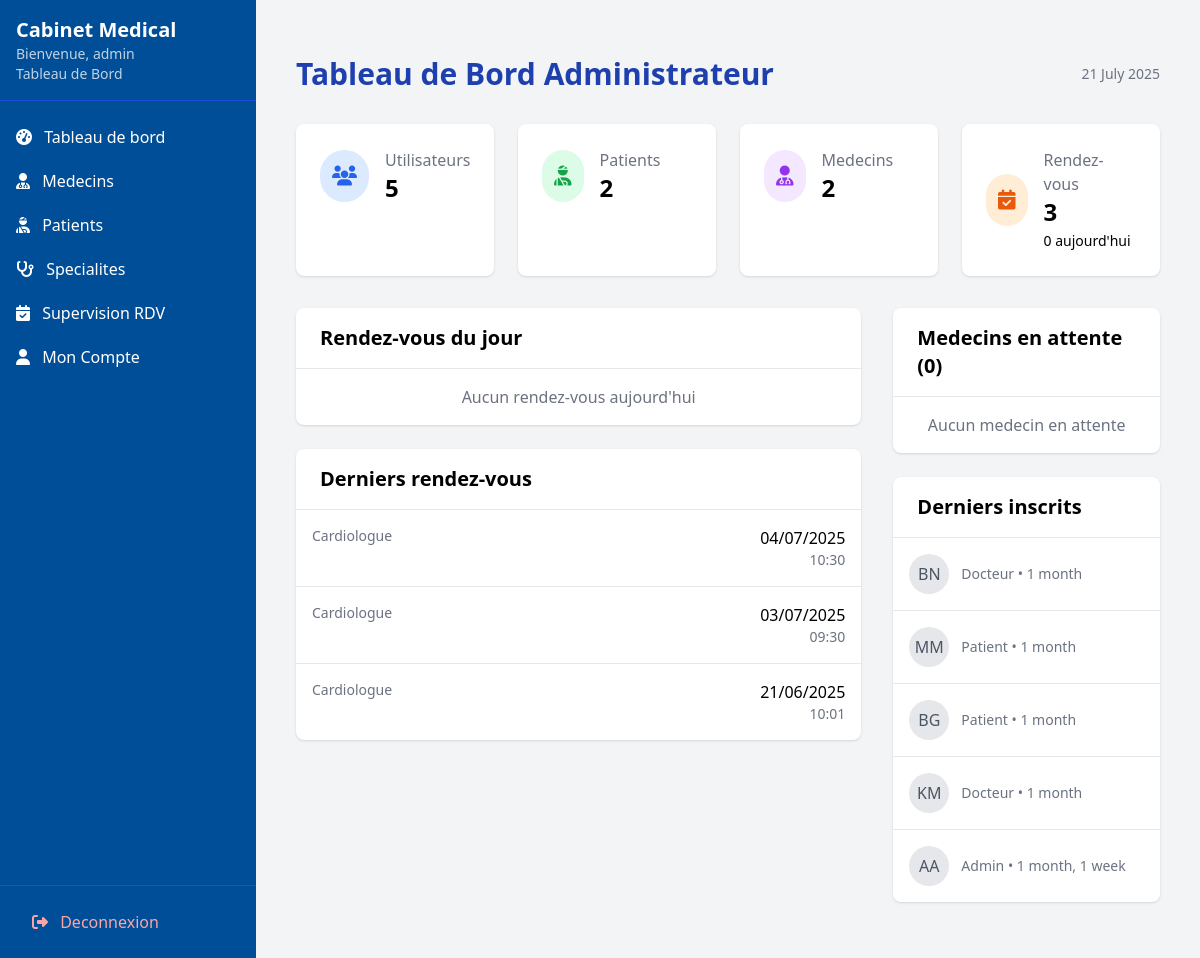
Before: /dashboard/admin/ (signed in) with the older database file.
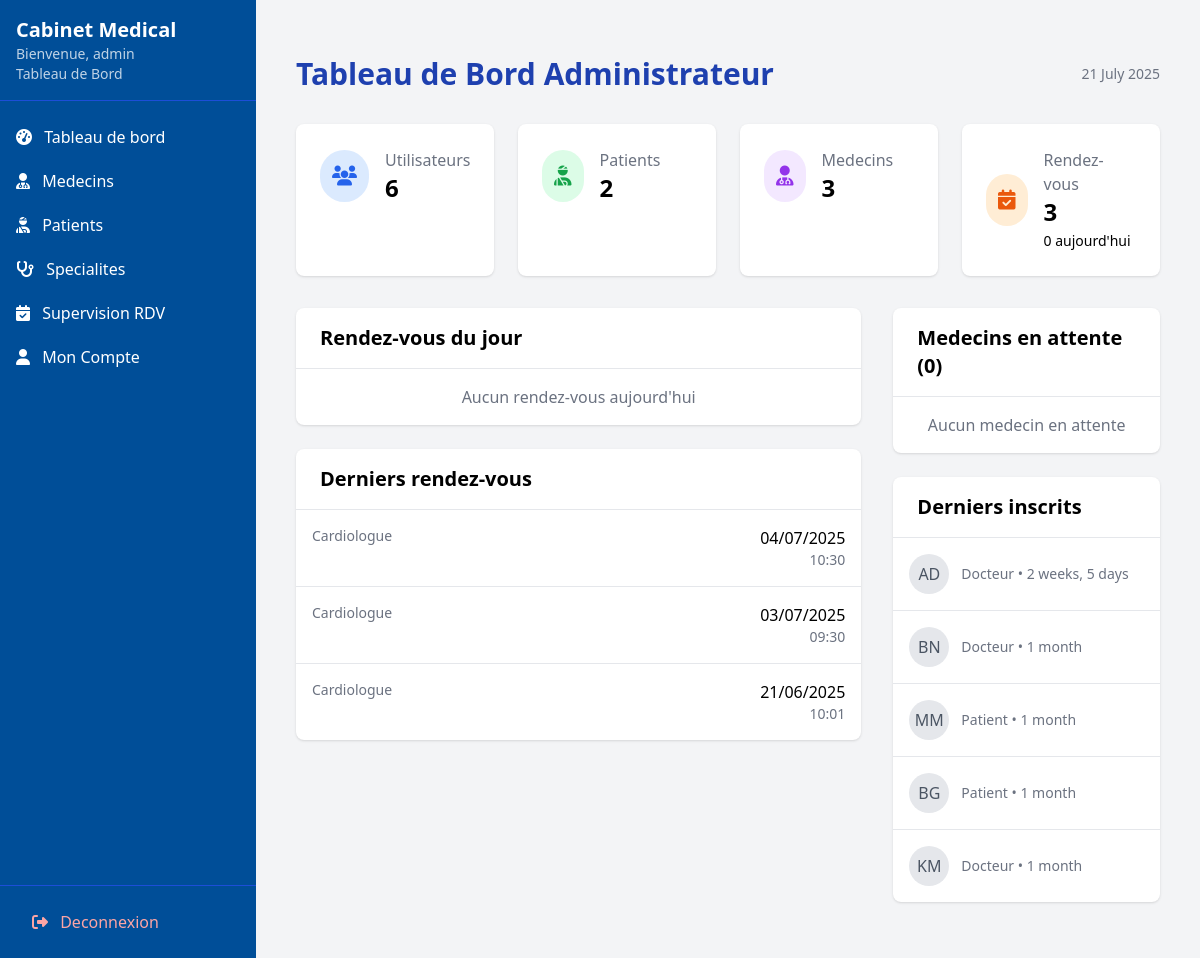
After: the same page with the newer database file.
### rendez_vous/models.py (models this page shows, shortened)
class RendezVous(models.Model):
    STATUT_CHOICES = [
        ('en_attente', 'En attente'),
        ('confirme', 'Confirmé'),
        ('refuse', 'Refusé'),
        ('annule', 'Annulé')
    ]
    docteur = models.ForeignKey(Docteur, on_delete=models.CASCADE, related_name='rendez_vous')
    patient = models.ForeignKey(Patient, on_delete=models.CASCADE, related_name='rendez_vous')
    titre = models.CharField(max_length=255)
    creneau = models.ForeignKey('CreneauHoraire', on_delete=models.CASCADE, null=True, blank=True)
    date = models.DateField()  #  conserver pour compatibilite
    heure = models.TimeField()  # conserver pour compatibilite
    statut = models.CharField(
        max_length=20,
        choices=STATUT_CHOICES,
        default='en_attente'
    )
    lieu = models.CharField(max_length=255, verbose_name="Lieu du rendez-vous")
    STATUT_CHOICES = [
        ('en_attente', 'En attente'),
        ('confirme', 'Confirmé'),
        ('refuse', 'Refusé'),
        ('annule', 'Annulé')
    ]
    docteur = models.ForeignKey(Docteur, on_delete=models.CASCADE, related_name='rendez_vous')
    patient = models.ForeignKey(Patient, on_delete=models.CASCADE, related_name='rendez_vous')
    titre = models.CharField(max_length=255)
    date = models.DateField()
    heure = models.TimeField()
    statut = models.CharField(
        max_length=20,
        choices=STATUT_CHOICES,
        default='en_attente'
    )
    lieu = models.CharField(max_length=255, verbose_name="Lieu du rendez-vous")
    class Meta:
        ordering = ['date', 'heure']
        verbose_name_plural = "Rendez-vous"

### utilisateurs/models.py (models this page shows, shortened)
class Docteur(models.Model):
    user = models.OneToOneField(User, on_delete=models.CASCADE, related_name='docteur_profile')
    specialite = models.ForeignKey(Specialite, on_delete=models.SET_NULL, null=True)
    est_approuve = models.BooleanField(default=False)  # Approuve par l'admin
    numero_licence = models.CharField(max_length=50, unique=True,null=True)
    bio = models.TextField(blank=True)
    experience = models.PositiveIntegerField(default=0)
    consultation_fee = models.DecimalField(max_digits=10, decimal_places=2, default=0.00)

class Specialite(models.Model):
    nom = models.CharField(max_length=100, unique=True)
    description = models.TextField(blank=True)
    class Meta:
        verbose_name = "Specialite"
        verbose_name_plural = "Specialites"
        ordering = ['nom']
    nom = models.CharField(max_length=100)
    description = models.TextField(blank=True)

class User(AbstractUser):
    username = None
    email = models.EmailField('email address', unique=True)
    nom = models.CharField(max_length=100)
    prenom = models.CharField(max_length=100)
    is_doctor_request = models.BooleanField(default=False)
    role = models.CharField(
        max_length=20,
        choices=[('patient', 'Patient'), ('docteur', 'Docteur'), ('admin', 'Administrateur')],
        default='patient'
    )
    telephone = models.CharField(max_length=20, blank=True, null=True)
    date_naiss = models.DateField(null=True, blank=True)
    adresse = models.TextField(blank=True)
    genre = models.CharField(max_length=1, choices=[('M', 'Masculin'), ('F', 'Féminin'), ('O', 'Autre')], blank=True)
    verification_code = models.CharField(max_length=6, null=True, blank=True)
    code_expires_at = models.DateTimeField(null=True, blank=True)  #  pour expiration
    USERNAME_FIELD = 'email'
    REQUIRED_FIELDS = ['nom', 'prenom']
    objects = UserManager()
    class Meta:
        db_table = 'utilisateurs_user'
    @property
    def docteur(self):
        """Propriete pour acceder au profil docteur de maniere coherente"""
        return self.docteur_profile
    @property
    def patient(self):
        """Propriete pour acceder au profil patient"""
        return self.patient_profile
    def get_initials(self):
        return f"{self.prenom[0]}{self.nom[0]}".upper()

### utilisateurs/views.py (the view)
# urls.py: path('dashboard/admin/', views.dashboard_admin, name='admed_dashboard'),
@user_passes_test(is_admin)
def dashboard_admin(request):
    User = get_user_model()
    try:
        total_users = User.objects.count()
        total_patients = Patient.objects.count()
        total_doctors = Docteur.objects.filter(est_approuve=True).count()
        pending_doctors = Docteur.objects.filter(est_approuve=False).count()
        total_rdv = RendezVous.objects.count()
        today_rdv = RendezVous.objects.filter(date=date.today()).select_related(
            'patient__user',
            'docteur__user'
        ).order_by('heure')
        latest_users = User.objects.order_by('-date_joined')[:5]
        latest_rdv = RendezVous.objects.select_related(
            'patient__user',
            'docteur__user'
        ).order_by('-date', '-heure')[:5]
        rdv_this_month = RendezVous.objects.filter(
            date__month=date.today().month,
            date__year=date.today().year
        ).count()
        context = {
            'total_users': total_users,
            'total_patients': total_patients,
            'total_doctors': total_doctors,
            'pending_doctors': pending_doctors,
            'total_rdv': total_rdv,
            'rdv_this_month': rdv_this_month,
            'today_rdv': today_rdv,
            'latest_users': latest_users,
            'latest_rdv': latest_rdv,
            'specialites': Specialite.objects.all(),
            'current_date': date.today(),
              'pending_doctors_list': Docteur.objects.filter(est_approuve=False).select_related('user')[:5],
        }
    except Exception as e:
        if settings.DEBUG:
            raise e
        messages.error(request, "Une erreur est survenue lors du chargement des donnees.")
        context = {}
    return render(request, 'dashboard/admed_dashboard.html', context)

### utilisateurs/views.py (called while the page is built)
def is_admin(user):
    return user.is_superuser or user.is_staff

### templates/dashboard/admed_dashboard.html (shortened to what the changed rows need)
{% extends "base_dashboard.html" %}
{% load static %}
{% block content %}
<div class="container mx-auto px-4 py-8">
    <div class="flex justify-between items-center mb-8">
        <h1 class="text-3xl font-bold text-blue-800">Tableau de Bord Administrateur</h1>
    </div>
    <div class="grid grid-cols-1 md:grid-cols-4 gap-6 mb-8">
        <div class="bg-white rounded-lg shadow p-6">
            <div class="flex items-center">
                <div>
                    <p class="text-gray-500">Utilisateurs</p>
                    <h3 class="text-2xl font-bold">{{ total_users }}</h3>
                </div>
            </div>
        </div>
        <div class="bg-white rounded-lg shadow p-6">
            <div class="flex items-center">
                <div>
                    <p class="text-gray-500">Medecins</p>
                    <h3 class="text-2xl font-bold">{{ total_doctors }}</h3>
                </div>
            </div>
        </div>
    </div>
    <div class="grid grid-cols-1 lg:grid-cols-3 gap-8">
        <div class="lg:col-span-2 space-y-6">
            <div class="bg-white rounded-lg shadow overflow-hidden">
                <div class="px-6 py-4 border-b">
                    <h2 class="text-xl font-semibold">Rendez-vous du jour</h2>
                </div>
            </div>
            <div class="bg-white rounded-lg shadow overflow-hidden">
                <div class="px-6 py-4 border-b">
                    <h2 class="text-xl font-semibold">Derniers rendez-vous</h2>
                </div>
                <div class="divide-y">
                    {% for rdv in latest_rdv %}
                    <div class="p-4 hover:bg-gray-50">
                        <div class="flex justify-between">
                            <div>
                                <p class="text-sm text-gray-500">{{ rdv.docteur.specialite.nom }}</p>
                            </div>
                            <div class="text-right">
                                <p class="font-medium">{{ rdv.date|date:"d/m/Y" }}</p>
                                <p class="text-sm text-gray-500">{{ rdv.heure|time:"H:i" }}</p>
                            </div>
                        </div>
                    </div>
                    {% endfor %}
                </div>
            </div>
        </div>
        <div class="space-y-6">
<div class="bg-white rounded-lg shadow overflow-hidden">
    <div class="px-6 py-4 border-b">
        <h2 class="text-xl font-semibold">Medecins en attente ({{ pending_doctors }})</h2>
    </div>
</div>
            <div class="bg-white rounded-lg shadow overflow-hidden">
                <div class="px-6 py-4 border-b">
                    <h2 class="text-xl font-semibold">Derniers inscrits</h2>
                </div>
                <div class="divide-y">
                    {% for user in latest_users %}
                    <div class="p-4 hover:bg-gray-50">
                        <div class="flex items-center">
                            <div class="w-10 h-10 rounded-full bg-gray-200 flex items-center justify-center mr-3">
                                <span class="text-gray-600">{{ user.get_initials }}</span>
                            </div>
                            <div>
                                <p class="text-sm text-gray-500">
                                    {{ user.role|capfirst }} • {{ user.date_joined|timesince }}
                                </p>
                            </div>
                        </div>
                    </div>
                    {% endfor %}
                </div>
            </div>
        </div>
    </div>
</div>
{% endblock %}

### templates/base_dashboard.html (shortened to what this page needs)
<!DOCTYPE html>
<html lang="fr">
<head>
    <script src="https://cdn.tailwindcss.com"></script>
    <link rel="stylesheet" href="https://cdnjs.cloudflare.com/ajax/libs/font-awesome/6.4.0/css/all.min.css">
</head>
<body class="bg-gray-100 font-sans">
    <div class="flex h-screen">
        <div class="sidebar w-64 bg-[#004e98] text-white fixed h-full">
            <div class="p-4 border-b border-blue-700">
                <a href="{% url "index" %}"><h1 class="text-xl font-bold">Cabinet Medical</h1></a>
                <p class="text-sm opacity-75">Bienvenue, {{ request.user.prenom }}</p>
                <p class="text-sm opacity-75">Tableau de Bord</p>
            </div>
            <nav class="mt-4">
                {% if request.user.role == 'admin' %}
                  <div class="space-y-1">
                      <a href="{% url "admed_dashboard" %}" class="block py-2 px-4 hover:bg-blue-700">
                          <i class="fas fa-tachometer-alt mr-2"></i> Tableau de bord
                      </a>
                      <a href="{% url "admin_docteurs_list" %}" class="block py-2 px-4 hover:bg-blue-700">
                          <i class="fas fa-user-md mr-2"></i> Medecins
                      </a>
                      <a href="{% url "admin_patients_list" %}" class="block py-2 px-4 hover:bg-blue-700">
                          <i class="fas fa-user-injured mr-2"></i> Patients
                      </a>
                      <a href="{% url "admin_specialites" %}" class="block py-2 px-4 hover:bg-blue-700">
                         <i class="fas fa-stethoscope mr-2"></i> Specialites
                        </a>
                      <a href="{% url "admin_supervision_rdv" %}" class="block py-2 px-4 hover:bg-blue-700">
                        <i class="fas fa-calendar-check mr-2"></i> Supervision RDV
                        </a>
                     <a href="{% url "admin_profile" %}" class="block py-2 px-4 hover:bg-blue-700">
                        <i class="fas fa-user mr-2"></i> Mon Compte
                    </a>
                  </div>
                {% endif %}
                <div class="absolute bottom-0 w-full p-4 border-t border-blue-700">
                    <a href="{% url 'logout' %}" class="block py-2 px-4 text-red-300 hover:bg-blue-700 rounded">
                        <i class="fas fa-sign-out-alt mr-2"></i> Deconnexion
                    </a>
                </div>
            </nav>
        </div>
        <div class="flex-1 ml-64">
            <main class="p-6">
                {% block content %}
                {% endblock %}
            </main>
        </div>
    </div>
</body>
</html>

Changed rows visible on the page:
no longer on one of the page's lists (row edited): User: get_initials "AA", role "Admin", date_joined "1 month, 1 week"
added User: get_initials "AD", role "Docteur", date_joined "2 weeks, 5 days"
Other visible differences:
{{ total_users }}: "5" → "6"
{{ total_doctors }}: "2" → "3"
